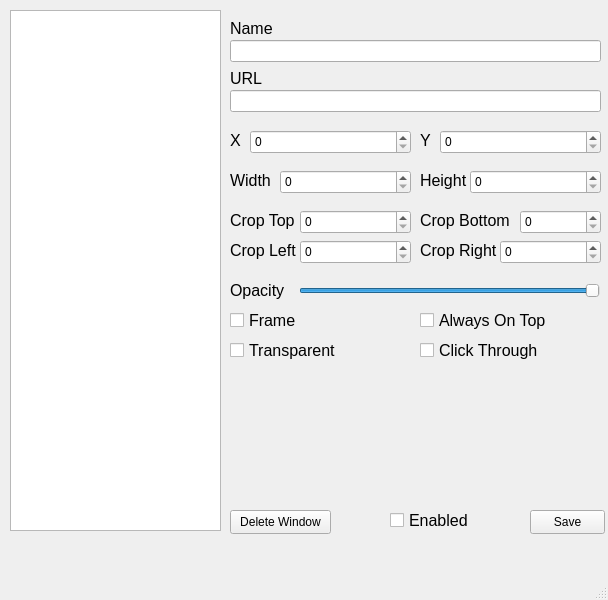
<?xml version="1.0" encoding="UTF-8"?>
<ui version="4.0">
 <class>MainWindow</class>
 <widget class="QMainWindow" name="MainWindow">
  <property name="geometry">
   <rect>
    <x>0</x>
    <y>0</y>
    <width>608</width>
    <height>600</height>
   </rect>
  </property>
  <property name="windowTitle">
   <string>MainWindow</string>
  </property>
  <widget class="QWidget" name="centralwidget">
   <widget class="QListWidget" name="listWidget">
    <property name="geometry">
     <rect>
      <x>10</x>
      <y>10</y>
      <width>211</width>
      <height>521</height>
     </rect>
    </property>
   </widget>
   <widget class="QLabel" name="label">
    <property name="geometry">
     <rect>
      <x>230</x>
      <y>20</y>
      <width>49</width>
      <height>16</height>
     </rect>
    </property>
    <property name="font">
     <font>
      <pointsize>12</pointsize>
     </font>
    </property>
    <property name="text">
     <string>Name</string>
    </property>
   </widget>
   <widget class="QLineEdit" name="lineEdit">
    <property name="geometry">
     <rect>
      <x>230</x>
      <y>40</y>
      <width>371</width>
      <height>22</height>
     </rect>
    </property>
    <property name="font">
     <font>
      <pointsize>12</pointsize>
     </font>
    </property>
   </widget>
   <widget class="QLabel" name="label_2">
    <property name="geometry">
     <rect>
      <x>230</x>
      <y>70</y>
      <width>49</width>
      <height>16</height>
     </rect>
    </property>
    <property name="font">
     <font>
      <pointsize>12</pointsize>
     </font>
    </property>
    <property name="text">
     <string>URL</string>
    </property>
   </widget>
   <widget class="QLineEdit" name="lineEdit_2">
    <property name="geometry">
     <rect>
      <x>230</x>
      <y>90</y>
      <width>371</width>
      <height>22</height>
     </rect>
    </property>
    <property name="font">
     <font>
      <pointsize>12</pointsize>
     </font>
    </property>
   </widget>
   <widget class="QLabel" name="label_3">
    <property name="geometry">
     <rect>
      <x>230</x>
      <y>130</y>
      <width>16</width>
      <height>21</height>
     </rect>
    </property>
    <property name="font">
     <font>
      <pointsize>12</pointsize>
     </font>
    </property>
    <property name="text">
     <string>X</string>
    </property>
   </widget>
   <widget class="QLabel" name="label_4">
    <property name="geometry">
     <rect>
      <x>420</x>
      <y>130</y>
      <width>16</width>
      <height>21</height>
     </rect>
    </property>
    <property name="font">
     <font>
      <pointsize>12</pointsize>
     </font>
    </property>
    <property name="text">
     <string>Y</string>
    </property>
   </widget>
   <widget class="QLabel" name="label_5">
    <property name="geometry">
     <rect>
      <x>230</x>
      <y>210</y>
      <width>71</width>
      <height>21</height>
     </rect>
    </property>
    <property name="font">
     <font>
      <pointsize>12</pointsize>
     </font>
    </property>
    <property name="text">
     <string>Crop Top</string>
    </property>
   </widget>
   <widget class="QLabel" name="label_6">
    <property name="geometry">
     <rect>
      <x>420</x>
      <y>210</y>
      <width>121</width>
      <height>21</height>
     </rect>
    </property>
    <property name="font">
     <font>
      <pointsize>12</pointsize>
     </font>
    </property>
    <property name="text">
     <string>Crop Bottom</string>
    </property>
   </widget>
   <widget class="QSpinBox" name="spinBox">
    <property name="geometry">
     <rect>
      <x>300</x>
      <y>210</y>
      <width>111</width>
      <height>24</height>
     </rect>
    </property>
   </widget>
   <widget class="QSpinBox" name="spinBox_2">
    <property name="geometry">
     <rect>
      <x>520</x>
      <y>210</y>
      <width>81</width>
      <height>24</height>
     </rect>
    </property>
   </widget>
   <widget class="QSpinBox" name="spinBox_3">
    <property name="geometry">
     <rect>
      <x>250</x>
      <y>130</y>
      <width>161</width>
      <height>24</height>
     </rect>
    </property>
   </widget>
   <widget class="QSpinBox" name="spinBox_4">
    <property name="geometry">
     <rect>
      <x>440</x>
      <y>130</y>
      <width>161</width>
      <height>24</height>
     </rect>
    </property>
   </widget>
   <widget class="QSpinBox" name="spinBox_5">
    <property name="geometry">
     <rect>
      <x>500</x>
      <y>240</y>
      <width>101</width>
      <height>24</height>
     </rect>
    </property>
   </widget>
   <widget class="QLabel" name="label_7">
    <property name="geometry">
     <rect>
      <x>230</x>
      <y>240</y>
      <width>71</width>
      <height>21</height>
     </rect>
    </property>
    <property name="font">
     <font>
      <pointsize>12</pointsize>
     </font>
    </property>
    <property name="text">
     <string>Crop Left</string>
    </property>
   </widget>
   <widget class="QSpinBox" name="spinBox_6">
    <property name="geometry">
     <rect>
      <x>300</x>
      <y>240</y>
      <width>111</width>
      <height>24</height>
     </rect>
    </property>
   </widget>
   <widget class="QLabel" name="label_8">
    <property name="geometry">
     <rect>
      <x>420</x>
      <y>240</y>
      <width>121</width>
      <height>21</height>
     </rect>
    </property>
    <property name="font">
     <font>
      <pointsize>12</pointsize>
     </font>
    </property>
    <property name="text">
     <string>Crop Right</string>
    </property>
   </widget>
   <widget class="QSpinBox" name="spinBox_7">
    <property name="geometry">
     <rect>
      <x>470</x>
      <y>170</y>
      <width>131</width>
      <height>24</height>
     </rect>
    </property>
   </widget>
   <widget class="QLabel" name="label_9">
    <property name="geometry">
     <rect>
      <x>230</x>
      <y>170</y>
      <width>51</width>
      <height>21</height>
     </rect>
    </property>
    <property name="font">
     <font>
      <pointsize>12</pointsize>
     </font>
    </property>
    <property name="text">
     <string>Width</string>
    </property>
   </widget>
   <widget class="QSpinBox" name="spinBox_8">
    <property name="geometry">
     <rect>
      <x>280</x>
      <y>170</y>
      <width>131</width>
      <height>24</height>
     </rect>
    </property>
   </widget>
   <widget class="QLabel" name="label_10">
    <property name="geometry">
     <rect>
      <x>420</x>
      <y>170</y>
      <width>51</width>
      <height>21</height>
     </rect>
    </property>
    <property name="font">
     <font>
      <pointsize>12</pointsize>
     </font>
    </property>
    <property name="text">
     <string>Height</string>
    </property>
   </widget>
   <widget class="QSlider" name="horizontalSlider">
    <property name="geometry">
     <rect>
      <x>299</x>
      <y>280</y>
      <width>301</width>
      <height>22</height>
     </rect>
    </property>
    <property name="font">
     <font>
      <pointsize>11</pointsize>
     </font>
    </property>
    <property name="value">
     <number>99</number>
    </property>
    <property name="orientation">
     <enum>Qt::Orientation::Horizontal</enum>
    </property>
   </widget>
   <widget class="QLabel" name="label_11">
    <property name="geometry">
     <rect>
      <x>230</x>
      <y>280</y>
      <width>71</width>
      <height>21</height>
     </rect>
    </property>
    <property name="font">
     <font>
      <pointsize>12</pointsize>
     </font>
    </property>
    <property name="text">
     <string>Opacity</string>
    </property>
   </widget>
   <widget class="QCheckBox" name="checkBox">
    <property name="geometry">
     <rect>
      <x>230</x>
      <y>310</y>
      <width>78</width>
      <height>20</height>
     </rect>
    </property>
    <property name="font">
     <font>
      <pointsize>12</pointsize>
     </font>
    </property>
    <property name="text">
     <string>Frame</string>
    </property>
   </widget>
   <widget class="QCheckBox" name="checkBox_2">
    <property name="geometry">
     <rect>
      <x>230</x>
      <y>340</y>
      <width>111</width>
      <height>20</height>
     </rect>
    </property>
    <property name="font">
     <font>
      <pointsize>12</pointsize>
     </font>
    </property>
    <property name="text">
     <string>Transparent</string>
    </property>
   </widget>
   <widget class="QCheckBox" name="checkBox_3">
    <property name="geometry">
     <rect>
      <x>420</x>
      <y>310</y>
      <width>131</width>
      <height>20</height>
     </rect>
    </property>
    <property name="font">
     <font>
      <pointsize>12</pointsize>
     </font>
    </property>
    <property name="text">
     <string>Always On Top</string>
    </property>
   </widget>
   <widget class="QCheckBox" name="checkBox_4">
    <property name="geometry">
     <rect>
      <x>420</x>
      <y>340</y>
      <width>121</width>
      <height>20</height>
     </rect>
    </property>
    <property name="font">
     <font>
      <pointsize>12</pointsize>
     </font>
    </property>
    <property name="text">
     <string>Click Through</string>
    </property>
   </widget>
   <widget class="QPushButton" name="pushButton">
    <property name="geometry">
     <rect>
      <x>230</x>
      <y>510</y>
      <width>101</width>
      <height>24</height>
     </rect>
    </property>
    <property name="text">
     <string>Delete Window</string>
    </property>
   </widget>
   <widget class="QPushButton" name="pushButton_2">
    <property name="geometry">
     <rect>
      <x>530</x>
      <y>510</y>
      <width>75</width>
      <height>24</height>
     </rect>
    </property>
    <property name="text">
     <string>Save</string>
    </property>
   </widget>
   <widget class="QCheckBox" name="checkBox_5">
    <property name="geometry">
     <rect>
      <x>390</x>
      <y>510</y>
      <width>91</width>
      <height>20</height>
     </rect>
    </property>
    <property name="font">
     <font>
      <pointsize>12</pointsize>
     </font>
    </property>
    <property name="text">
     <string>Enabled</string>
    </property>
   </widget>
  </widget>
  <widget class="QMenuBar" name="menubar">
   <property name="geometry">
    <rect>
     <x>0</x>
     <y>0</y>
     <width>608</width>
     <height>33</height>
    </rect>
   </property>
  </widget>
  <widget class="QStatusBar" name="statusbar"/>
 </widget>
 <resources/>
 <connections/>
</ui>
